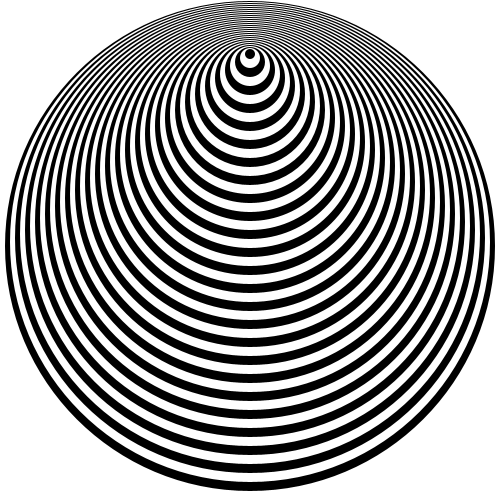
Frame 1 (no input)
Frame 60 (the mouse pressed at the canvas centre just before this capture): identical to frame 1, image omitted
Frame 120 (the mouse held since frame 60 and released just before this capture): identical to frame 1, image omitted

The Processing sketch that drew this single still picture (run headless with seeded random() and noise(); from frame 60 on, the mouse is pressed at the canvas centre):

// Processing sketch: processing_10060
// ── processing_10060.pde

void setup(){ 
size( 500, 500 );
background(255); 
 
smooth();
noStroke();
 


}

void draw(){

  boolean flipflop = false;

  int step = 10;
  
  float z = 0;

  for ( int r = width; r >= 0; r-=step )
{
 
  
    // flip fill color
    if ( flipflop )
        fill ( 0 );
    else
        fill( 255 );
     
    flipflop = !flipflop;
    
  
    ellipse(width/2,height/2 - z * 4, r,r );
    
    z++;
}}
